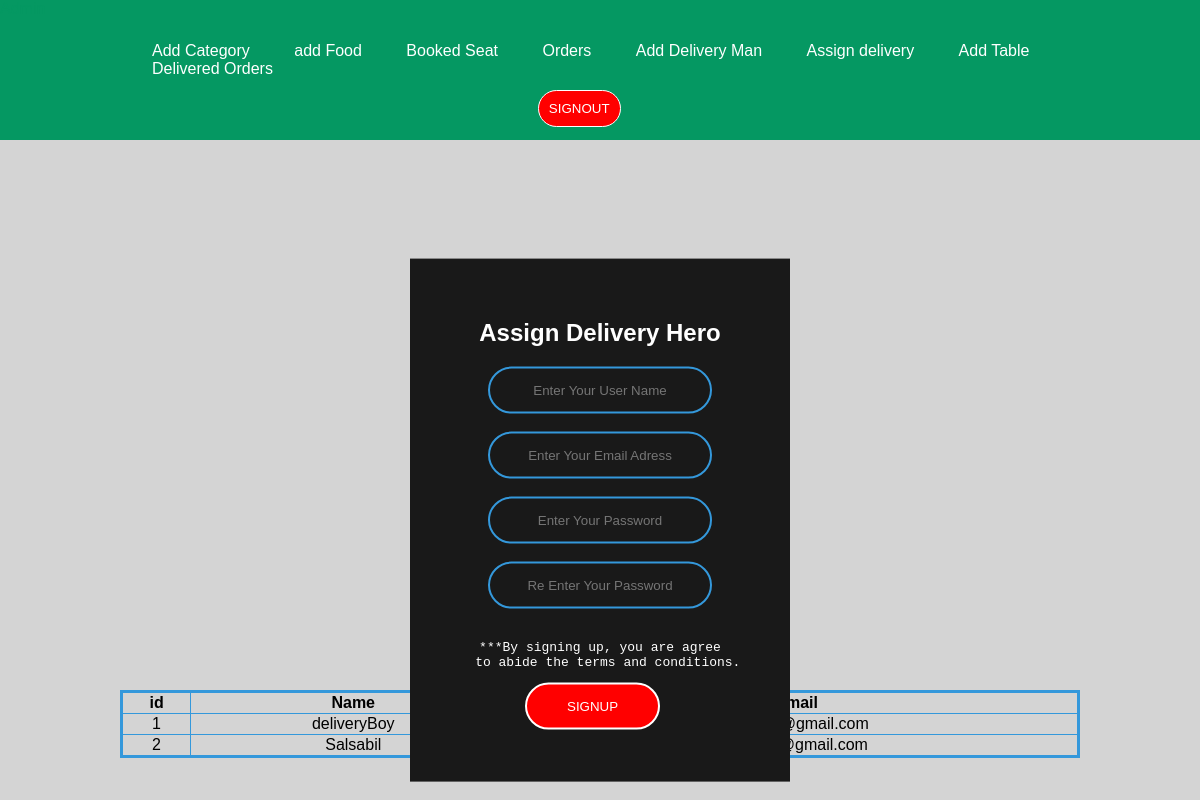
The page /addDeliveryMan.php (signed in) on the database its author committed.
### tables this page shows
CREATE TABLE `deleveryman` (
  `id` int(11) NOT NULL,
  `name` varchar(25) NOT NULL,
  `email` varchar(30) NOT NULL,
  `password` varchar(11) NOT NULL,
  `delivery_at` datetime NOT NULL DEFAULT current_timestamp()
);

### addDeliveryMan.php (the view, shortened to what this page needs)
<?php
require 'admin.php';
 $error="";
 ?>
 <!DOCTYPE html>
 <html lang="en" dir="ltr">
   <head>
     <link rel="stylesheet" href="addDeliveryMan.css">
   </head>
   <body>
     <div class="formfd">
     <form class="box2" method="post">
<h2>Assign Delivery Hero</h2>
       <input class="data" type="text" name="name" placeholder="Enter Your User Name">
        <br>
       <input class="data" type="text" name="email" placeholder="Enter Your Email Adress">
        <br>
       <input class="data" type="password" name="pass" placeholder="Enter Your Password">
        <br>
       <input class="data" type="password" name="pass1" placeholder="Re Enter Your Password">
        <br>
        <pre class="lastline" style="alignment:justify;">***By signing up, you are agree
  to abide the terms and conditions.</pre>
       <input type="submit" name="signup" value="SIGNUP">
       <?php print_r($error); ?>
     </form>
     </div>
     <div class="list">
       <table border="1">
         <caption>All Delivery Hero</caption>
         <tr>
           <th>id</th>
           <th>Name</th>
           <th>Email</th>
         </tr>
         <?php
           $view = mysqli_query($conn,"SELECT * FROM deleveryman");
           if (mysqli_num_rows($view)) {
             while ($row=mysqli_fetch_assoc($view)) {
               echo "<tr>";
               echo "<td>".$row['id'];
               echo "<td>".$row['name']."</td>";
               echo "<td>".$row['email']."</td><br>";
               echo "</tr>";
             }
           }
          ?>
       </table>
     </div>
   </body>
 </html>

### admin.css (style rules this page uses)
body { margin: 0; padding: 0; font-family: sans-serif; background: #D4D4D4; }
input[type = "submit"] { background: red; border: 1px solid white; padding: 10px 10px; margin: 12px 38%; outline: none; color: white; border-radius: 24px; transition: 0.25s; cursor: pointer; }

### addDeliveryMan.css (style rules this page uses)
.box2 { width: 300px; padding: 40px; position: absolute; left: 50%; right:50%; top: 65%; transform: translate(-50%,-50%); background: #191919; text-align: center; }
.box2 input[type = "text"],.box2 input[type = "password"] { border:0; background: none; display: block; text-align: center; border: 2px solid #3498db; padding: 14px 10px; width: 200px; outline: none; color: white; border-radius: 24px; transition: 0.25s; }
.box2 input[type = "submit"] { border:0; background: red; display: block; text-align: center; border: 2px solid white; padding: 14px 40px; outline: none; color: white; border-radius: 24px; transition: 0.25s; cursor: pointer; margin-left: 25%; }
table { width: 80%; margin-top: 40%; margin-left: 10%; margin-right: 230px; text-align: center; border-collapse: collapse; border: 3px solid #3498db; }
.data { margin-left: 38px; }
h2 { color: white; }
.lastline { color: white; }
caption { font-family: monospace; font-size: 30px; font-weight: bold; }

### rows shown on the page
deleveryman: id "1", name "deliveryBoy", email "delivery@gmail.com"
deleveryman: id "2", name "Salsabil", email "salsabil@gmail.com"
